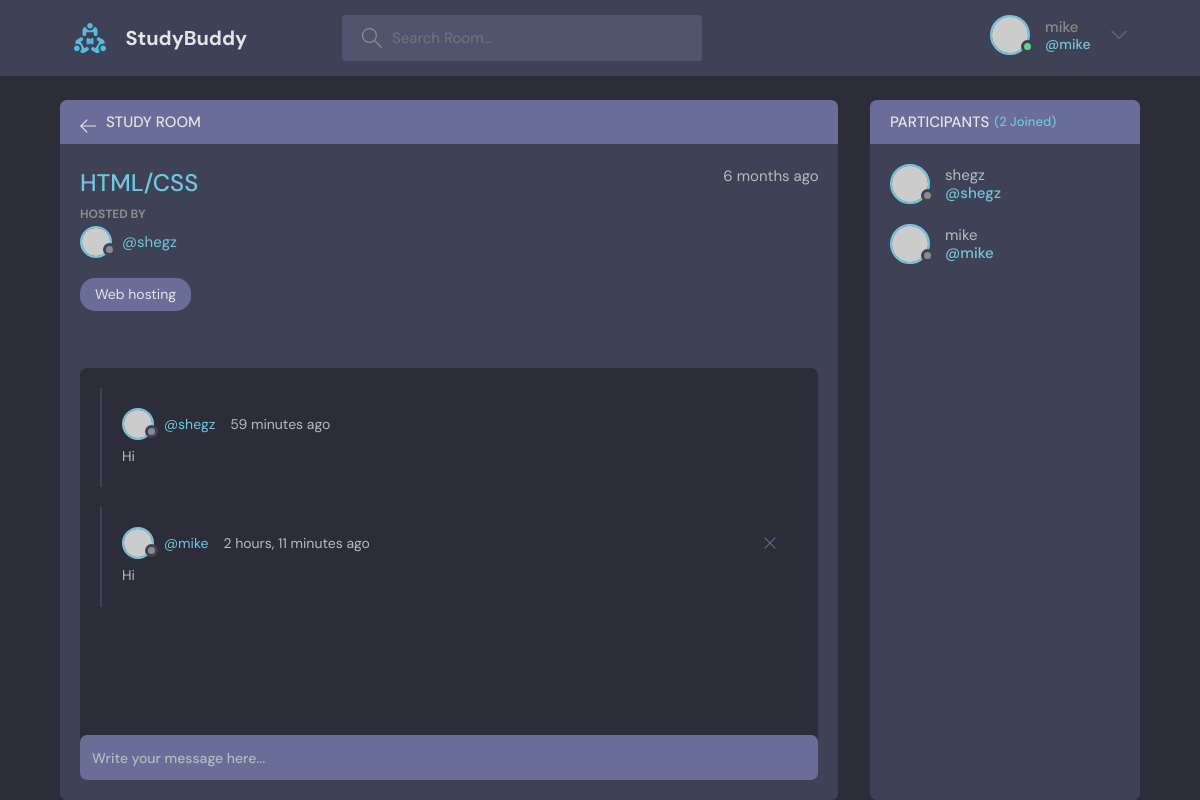
/room/3/ (signed in), run on the app's committed database.
### base/models.py (models this page shows, shortened)
class Room(models.Model):
    host = models.ForeignKey(User, on_delete=models.SET_NULL, null=True)
    topic = models.ForeignKey(Topic, on_delete=models.SET_NULL, null=True)
    name = models.CharField(max_length=200, null=True)
    description = models.TextField(null=True, blank=True)
    participants = models.ManyToManyField(
        User, related_name='participants', blank=True)
    updated = models.DateTimeField(auto_now=True)
    created = models.DateTimeField(auto_now_add=True)
    class Meta:
        ordering = ['-updated', '-created']

class Topic(models.Model):
    name = models.CharField(max_length=150)
    def __str__(self):
        return self.name

class Message(models.Model):
    user = models.ForeignKey(User, on_delete=models.CASCADE)
    room = models.ForeignKey(Room, on_delete=models.CASCADE)
    body = models.TextField()
    updated = models.DateTimeField(auto_now=True)
    created = models.DateTimeField(auto_now_add=True)
    class Meta:
        ordering = ['-updated', '-created']

### base/views.py (the view, shortened to what this page needs)
# urls.py: path('room/<str:pk>/', views.room, name="room"),
def room(request, pk):
    room = Room.objects.get(id=pk)
    room_messages = room.message_set.all()
    participants = room.participants.all()
    context = {
        'room': room,
          'room_messages': room_messages,
               'participants': participants
               }
    return render(request, 'base/room.html', context)

### base/templates/base/room.html (shortened to what this page needs)
{% extends 'main.html'%}
{% load static %}
{% block content %}
<main class="profile-page layout layout--2">
  <div class="container">
    <div class="room">
      <div class="room__top">
        <div class="room__topLeft">
          <a href="{% url 'home' %}">
            <svg version="1.1" xmlns="http://www.w3.org/2000/svg" width="32" height="32" viewBox="0 0 32 32">
              <title>arrow-left</title>
              <path d="M13.723 2.286l-13.723 13.714 13.719 13.714
                1.616-1.611-10.96-10.96h27.625v-2.286h-27.625l10.965-10.965-1.616-1.607z"></path>
            </svg>
          </a>
          <h3>Study Room</h3>
        </div>
      </div>
      <div class="room__box scroll">
        <div class="room__header scroll">
          <div class="room__info">
            <h3>{{room.name}}</h3>
            <span>{{room.created|timesince}} ago</span>
          </div>
          <div class="room__hosted">
            <p>Hosted By</p>
            <a href="{% url 'user-profile' user.id%}" class="room__author">
              <div class="avatar avatar--small">
                <img src="https://randomuser.me/api/portraits/men/37.jpg" />
              </div>
              <span>@{{room.host.username}}</span>
            </a>
          </div>
          <span class="room__topics">{{room.topic}}</span>
        </div>
        <div class="room__conversation">
          <div class="threads scroll">
            {% for m in room_messages %}
            <div class="thread">
              <div class="thread__top">
                <div class="thread__author">
                  <a href="{% url 'user-profile' m.user.id%}" class="thread__authorInfo">
                    <div class="avatar avatar--small">
                      <img src="https://randomuser.me/api/portraits/men/37.jpg" />
                    </div>
                    <span>@{{m.user.username}}</span>
                  </a>
                  <span class="thread__date">{{m.created|timesince}}
                    ago</span>
                </div>
                {% if request.user == m.user %}
                <div class="thread__delete">
                  <a href="{% url 'delete-message' m.id%}">
                    <svg version="1.1" xmlns="http://www.w3.org/2000/svg" width="32" height="32" viewBox="0 0 32 32">
                      <title>remove</title>
                      <path d="M27.314 6.019l-1.333-1.333-9.98
                                                9.981-9.981-9.981-1.333 1.333 9.981 9.981-9.981
                                                9.98 1.333 1.333 9.981-9.98 9.98 9.98
                                                1.333-1.333-9.98-9.98 9.98-9.981z"></path>
                    </svg>
                  </a>
                </div>
                {% endif %}
              </div>
              <div class="thread__details">
                <p>{{m.body}}</p>
              </div>
            </div>
            {% endfor %}
          </div>
        </div>
      </div>
      {% if request.user.is_authenticated %}
      <div class="room__message">
        <form action="" method="POST">
          <input type="text" name="body" placeholder="Write your message here..." />
        </form>
      </div>
      {% endif %}
    </div>
    <div class="participants">
      <h3 class="participants__top">Participants <span>({{participants.count}} Joined)</span></h3>
      <div class="participants__list scroll">
        {% for p in participants %}
        <a href="{% url 'user-profile' p.id %}" class="participant">
          <div class="avatar avatar--medium">
            <img src="https://randomuser.me/api/portraits/men/37.jpg" />
          </div>
          <p>
            {{p.username}}
            <span>@{{p.username}}</span>
          </p>
        </a>
        {% endfor %}
      </div>
    </div>
  </div>
</main>
{% endblock content %}

### templates/navbar.html (shortened to what this page needs)
{% load static %}
<header class="header header--loggedIn">
    <div class="container">
        <a href="{% url 'home' %}" class="header__logo">
            <img src="{% static 'images/logo.svg' %}" />
            <h1>StudyBuddy</h1>
        </a>
        <form class="header__search" action="{% url 'home' %}" method="GET">
            <label>
                <input type="text" placeholder="Search Room..." name="q">
            </label>
        </form>
        <nav class="header__menu">
            <div class="header__user">
                {% if request.user.is_authenticated %}
                <a href="{% url 'user-profile' request.user.id%}">
                    <div class="avatar avatar--medium active">
                        <img src="https://randomuser.me/api/portraits/men/37.jpg" />
                    </div>
                    <p>{{request.user.username}} <span>@{{request.user}}</span></p>
                </a>
                {% else %}
                <a href="{% url 'login' %}">
                    <img src="{% static 'images/avatar.svg' %}" />
                    <p>Login</p>
                </a>
                {% endif %}
                <button class="dropdown-button">
                    <svg version="1.1" xmlns="http://www.w3.org/2000/svg" width="32" height="32" viewBox="0 0 32 32">
                        <title>chevron-down</title>
                        <path d="M16 21l-13-13h-3l16 16 16-16h-3l-13 13z"></path>
                    </svg>
                </button>
            </div>
        </nav>
    </div>
</header>

### data on the page
Room: name "HTML/CSS", created "6 months", host.username "shegz", topic "Web hosting"
Message: user.username "shegz", created "59 minutes", body "Hi"
Message: user.username "mike", created "2 hours, 11 minutes", body "Hi"

### other printed values
{{ request.user.username }} "mike"
{{ request.user }} "mike"
{{ participants.count }} "2"
{{ p.username }} "shegz"
{{ p.username }} "mike"
